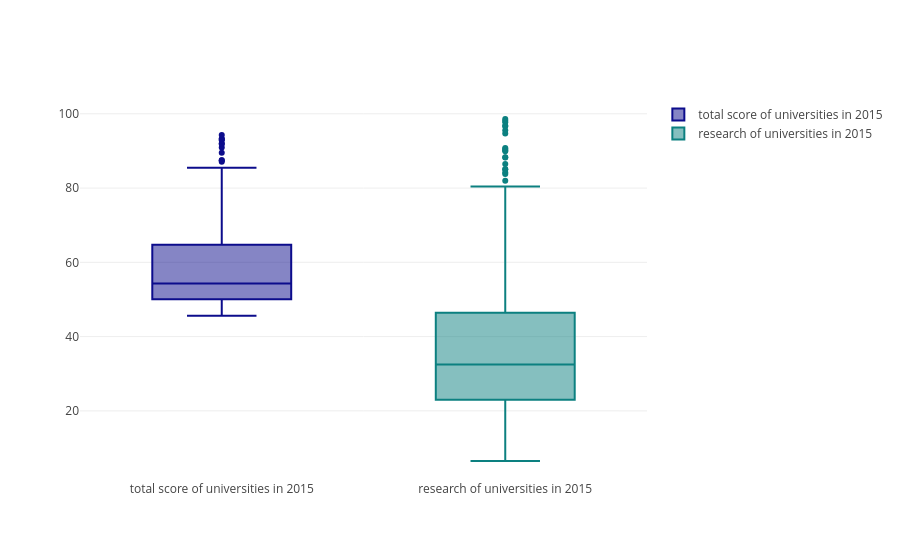

Notebook code cell kept with this figure:
### Markdown cell above
# Box Plots
<font color='red'>

* Box Plots
    * Median (50th percentile) = middle value of the data set. Sort and take the data in the middle. It is also called 50% percentile that is 50% of data are less that median(50th quartile)(quartile)
        * 25th percentile = quartile 1 (Q1) that is lower quartile
        * 75th percentile = quartile 3 (Q3) that is higher quartile
        * height of box = IQR = interquartile range = Q3-Q1
        * Whiskers = 1.5 * IQR from the Q1 and Q3
        * Outliers = being more than 1.5*IQR away from median commonly.
        
    <font color='black'>
    * trace = box
        
        * y = data we want to visualize with box plot 
        * marker = color

### Code cell
# data preparation
x2015 = timesData[timesData.year == 2015] # Datamız2015 yılındaki ilk 100 üni

trace0 = go.Box(
    y=x2015.total_score,
    name = 'total score of universities in 2015',
    marker = dict(
        color = 'rgb(12, 12, 140)',
    )
)
trace1 = go.Box(
    y=x2015.research,
    name = 'research of universities in 2015',
    marker = dict(
        color = 'rgb(12, 128, 128)',
    )
)
data = [trace0, trace1]
iplot(data)

### Figure 1 — Plotly figure (JSON) as saved in the notebook; plotly's stock layout.template omitted (floating-point values rounded to 4 significant figures; data arrays with more than 128 entries replaced by an {"elided": "..."} marker saying what was removed)
{"data": [{"marker": {"color": "rgb(12, 12, 140)"}, "name": "total score of universities in 2015", "type": "box", "uid": "d19793dd-2d1a-4e88-886a-4fbccf739a32", "y": {"elided": "401 str values"}}, {"marker": {"color": "rgb(12, 128, 128)"}, "name": "research of universities in 2015", "type": "box", "uid": "e0d408b9-ecd5-4bfd-85b6-36df47a81539", "y": {"elided": "401 float values"}}], "layout": {"autosize": true, "xaxis": {"autorange": true, "range": [-0.5, 1.5], "type": "category"}, "yaxis": {"autorange": true, "range": [1.383, 103.7], "type": "linear"}}}
